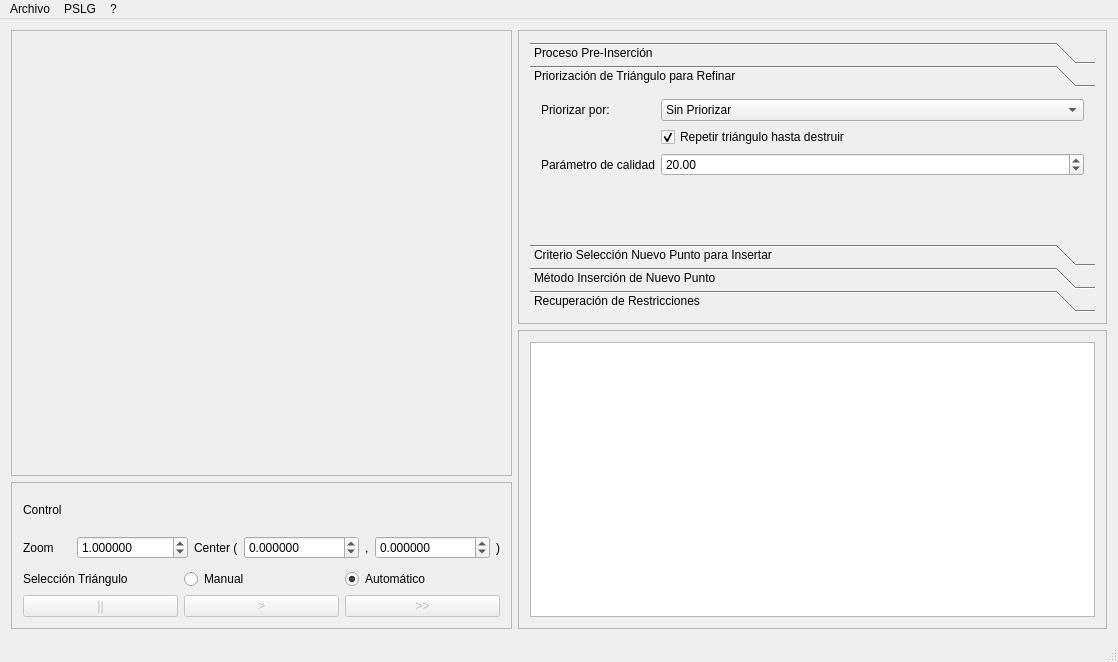
<?xml version="1.0" encoding="UTF-8"?>
<ui version="4.0">
 <class>MainWindow</class>
 <widget class="QMainWindow" name="MainWindow">
  <property name="geometry">
   <rect>
    <x>0</x>
    <y>0</y>
    <width>1118</width>
    <height>662</height>
   </rect>
  </property>
  <property name="sizePolicy">
   <sizepolicy hsizetype="Preferred" vsizetype="Preferred">
    <horstretch>0</horstretch>
    <verstretch>0</verstretch>
   </sizepolicy>
  </property>
  <property name="windowTitle">
   <string>MeshSuite</string>
  </property>
  <widget class="QWidget" name="centralWidget">
   <layout class="QGridLayout" name="gridLayout_4">
    <item row="0" column="0" rowspan="6">
     <widget class="QFrame" name="viewerFrame">
      <property name="frameShape">
       <enum>QFrame::StyledPanel</enum>
      </property>
      <property name="frameShadow">
       <enum>QFrame::Raised</enum>
      </property>
      <layout class="QGridLayout" name="gridLayout_2">
       <item row="0" column="1">
        <layout class="QHBoxLayout" name="glLayout"/>
       </item>
       <item row="0" column="0">
        <spacer name="verticalSpacer">
         <property name="orientation">
          <enum>Qt::Vertical</enum>
         </property>
         <property name="sizeHint" stdset="0">
          <size>
           <width>0</width>
           <height>40</height>
          </size>
         </property>
        </spacer>
       </item>
      </layout>
     </widget>
    </item>
    <item row="6" column="0" rowspan="2">
     <widget class="QFrame" name="controlFrame">
      <property name="frameShape">
       <enum>QFrame::StyledPanel</enum>
      </property>
      <property name="frameShadow">
       <enum>QFrame::Raised</enum>
      </property>
      <layout class="QVBoxLayout" name="verticalLayout">
       <item>
        <widget class="QLabel" name="infoControl">
         <property name="text">
          <string>Control</string>
         </property>
        </widget>
       </item>
       <item>
        <layout class="QHBoxLayout" name="horizontalLayout_3">
         <item>
          <widget class="QLabel" name="scaleLabel">
           <property name="text">
            <string>Zoom     </string>
           </property>
          </widget>
         </item>
         <item>
          <widget class="QDoubleSpinBox" name="scaleSpinBox">
           <property name="decimals">
            <number>6</number>
           </property>
           <property name="minimum">
            <double>0.000001000000000</double>
           </property>
           <property name="maximum">
            <double>1000000005.999999046325684</double>
           </property>
           <property name="singleStep">
            <double>0.500000000000000</double>
           </property>
           <property name="value">
            <double>1.000000000000000</double>
           </property>
          </widget>
         </item>
         <item>
          <widget class="QLabel" name="openCenterLavel">
           <property name="text">
            <string>Center (</string>
           </property>
          </widget>
         </item>
         <item>
          <widget class="QDoubleSpinBox" name="xTranslateDoubleSpinBox">
           <property name="decimals">
            <number>6</number>
           </property>
           <property name="minimum">
            <double>-999999999.000000000000000</double>
           </property>
           <property name="maximum">
            <double>999999999.000000000000000</double>
           </property>
          </widget>
         </item>
         <item>
          <widget class="QLabel" name="commaCenterLabel">
           <property name="text">
            <string>,</string>
           </property>
          </widget>
         </item>
         <item>
          <widget class="QDoubleSpinBox" name="yTranslateDoubleSpinBox">
           <property name="decimals">
            <number>6</number>
           </property>
           <property name="minimum">
            <double>-999999999.000000000000000</double>
           </property>
           <property name="maximum">
            <double>999999999.000000000000000</double>
           </property>
          </widget>
         </item>
         <item>
          <widget class="QLabel" name="closeCenterLabel">
           <property name="text">
            <string>)</string>
           </property>
          </widget>
         </item>
        </layout>
       </item>
       <item>
        <layout class="QHBoxLayout" name="horizontalLayout">
         <item>
          <widget class="QLabel" name="selectionTriangleLabel">
           <property name="text">
            <string>Selección Triángulo</string>
           </property>
          </widget>
         </item>
         <item>
          <widget class="QRadioButton" name="manualRadioButton">
           <property name="text">
            <string>Manual</string>
           </property>
           <property name="shortcut">
            <string>Ctrl+M</string>
           </property>
          </widget>
         </item>
         <item>
          <widget class="QRadioButton" name="automaticRadioButton">
           <property name="text">
            <string>Automático</string>
           </property>
           <property name="shortcut">
            <string>Ctrl+A</string>
           </property>
           <property name="checked">
            <bool>true</bool>
           </property>
          </widget>
         </item>
        </layout>
       </item>
       <item>
        <layout class="QHBoxLayout" name="horizontalLayout_2">
         <item>
          <widget class="QPushButton" name="stopButton">
           <property name="enabled">
            <bool>false</bool>
           </property>
           <property name="text">
            <string>||</string>
           </property>
          </widget>
         </item>
         <item>
          <widget class="QPushButton" name="refineOnceButton">
           <property name="enabled">
            <bool>false</bool>
           </property>
           <property name="text">
            <string>&gt;</string>
           </property>
           <property name="shortcut">
            <string>Ctrl+Shift+Space</string>
           </property>
          </widget>
         </item>
         <item>
          <widget class="QPushButton" name="refineButton">
           <property name="enabled">
            <bool>false</bool>
           </property>
           <property name="text">
            <string>&gt;&gt;</string>
           </property>
           <property name="shortcut">
            <string>Ctrl+Space</string>
           </property>
          </widget>
         </item>
        </layout>
       </item>
      </layout>
     </widget>
    </item>
    <item row="0" column="1" rowspan="4">
     <widget class="QFrame" name="optionFrame">
      <property name="frameShape">
       <enum>QFrame::StyledPanel</enum>
      </property>
      <property name="frameShadow">
       <enum>QFrame::Raised</enum>
      </property>
      <layout class="QVBoxLayout" name="verticalLayout_3">
       <item>
        <widget class="QToolBox" name="optionToolBox">
         <property name="enabled">
          <bool>true</bool>
         </property>
         <property name="currentIndex">
          <number>1</number>
         </property>
         <property name="tabSpacing">
          <number>1</number>
         </property>
         <widget class="QWidget" name="preProcessPage">
          <property name="geometry">
           <rect>
            <x>0</x>
            <y>0</y>
            <width>437</width>
            <height>154</height>
           </rect>
          </property>
          <attribute name="label">
           <string>Proceso Pre-Inserción</string>
          </attribute>
          <layout class="QFormLayout" name="formLayout_2">
           <item row="0" column="0" colspan="2">
            <widget class="QComboBox" name="preProcessComboBox">
             <property name="currentIndex">
              <number>1</number>
             </property>
             <item>
              <property name="text">
               <string>Ninguno</string>
              </property>
             </item>
             <item>
              <property name="text">
               <string>Arreglar Vértices Involucrados</string>
              </property>
             </item>
            </widget>
           </item>
           <item row="1" column="0">
            <widget class="QCheckBox" name="preProcessCheckBox">
             <property name="text">
              <string>Sólo antes de primera inserción</string>
             </property>
             <property name="checked">
              <bool>true</bool>
             </property>
            </widget>
           </item>
          </layout>
         </widget>
         <widget class="QWidget" name="triangleSelectPage">
          <property name="geometry">
           <rect>
            <x>0</x>
            <y>0</y>
            <width>437</width>
            <height>154</height>
           </rect>
          </property>
          <attribute name="label">
           <string>Priorización de Triángulo para Refinar</string>
          </attribute>
          <layout class="QFormLayout" name="formLayout_5">
           <item row="4" column="0">
            <widget class="QLabel" name="label_2">
             <property name="text">
              <string>Parámetro de calidad</string>
             </property>
            </widget>
           </item>
           <item row="4" column="1">
            <widget class="QDoubleSpinBox" name="automaticTriangleSelectionDoubleSpinBox">
             <property name="sizePolicy">
              <sizepolicy hsizetype="Preferred" vsizetype="Preferred">
               <horstretch>0</horstretch>
               <verstretch>0</verstretch>
              </sizepolicy>
             </property>
             <property name="value">
              <double>20.000000000000000</double>
             </property>
            </widget>
           </item>
           <item row="0" column="0">
            <widget class="QLabel" name="label_3">
             <property name="text">
              <string>Priorizar por:</string>
             </property>
            </widget>
           </item>
           <item row="3" column="1">
            <widget class="QCheckBox" name="repeatSelectedTriangleCheckBox">
             <property name="text">
              <string>Repetir triángulo hasta destruir</string>
             </property>
             <property name="checked">
              <bool>true</bool>
             </property>
            </widget>
           </item>
           <item row="0" column="1">
            <widget class="QComboBox" name="automaticTriangleSelectionComboBox">
             <property name="enabled">
              <bool>true</bool>
             </property>
             <property name="sizePolicy">
              <sizepolicy hsizetype="Preferred" vsizetype="Preferred">
               <horstretch>0</horstretch>
               <verstretch>0</verstretch>
              </sizepolicy>
             </property>
             <item>
              <property name="text">
               <string>Sin Priorizar</string>
              </property>
             </item>
             <item>
              <property name="text">
               <string>Ángulo Interno Menor</string>
              </property>
             </item>
             <item>
              <property name="text">
               <string>Arista Más Pequeña</string>
              </property>
             </item>
             <item>
              <property name="text">
               <string>Arista Más Pequeña, Prioridad Bordes</string>
              </property>
             </item>
             <item>
              <property name="text">
               <string>Menor Circunradio</string>
              </property>
             </item>
             <item>
              <property name="text">
               <string>Largo Borde</string>
              </property>
             </item>
            </widget>
           </item>
          </layout>
         </widget>
         <widget class="QWidget" name="newPointPage">
          <property name="geometry">
           <rect>
            <x>0</x>
            <y>0</y>
            <width>437</width>
            <height>154</height>
           </rect>
          </property>
          <attribute name="label">
           <string>Criterio Selección Nuevo Punto para Insertar</string>
          </attribute>
          <layout class="QFormLayout" name="formLayout_3">
           <property name="fieldGrowthPolicy">
            <enum>QFormLayout::AllNonFixedFieldsGrow</enum>
           </property>
           <item row="0" column="0">
            <widget class="QLabel" name="label">
             <property name="text">
              <string>Método para Nuevo Punto:</string>
             </property>
            </widget>
           </item>
           <item row="2" column="0" colspan="2">
            <widget class="QComboBox" name="newPointMethodComboBox">
             <property name="currentIndex">
              <number>0</number>
             </property>
             <item>
              <property name="text">
               <string>Lepp - Bisección</string>
              </property>
             </item>
             <item>
              <property name="text">
               <string>Circuncentro - Delaunay</string>
              </property>
             </item>
             <item>
              <property name="text">
               <string>Lepp - Punto Medio - Delaunay</string>
              </property>
             </item>
             <item>
              <property name="text">
               <string>Lepp - Centroide</string>
              </property>
             </item>
             <item>
              <property name="text">
               <string>Off-Center - Delaunay</string>
              </property>
             </item>
             <item>
              <property name="text">
               <string>Lepp - Circuncentro - Delaunay</string>
              </property>
             </item>
            </widget>
           </item>
          </layout>
         </widget>
         <widget class="QWidget" name="insertionPage">
          <property name="geometry">
           <rect>
            <x>0</x>
            <y>0</y>
            <width>437</width>
            <height>154</height>
           </rect>
          </property>
          <attribute name="label">
           <string>Método Inserción de Nuevo Punto</string>
          </attribute>
          <layout class="QFormLayout" name="formLayout">
           <property name="fieldGrowthPolicy">
            <enum>QFormLayout::AllNonFixedFieldsGrow</enum>
           </property>
           <item row="0" column="1">
            <widget class="QComboBox" name="insideNewPointCaseComboBox">
             <property name="currentIndex">
              <number>1</number>
             </property>
             <item>
              <property name="text">
               <string>Inserción Básica</string>
              </property>
             </item>
             <item>
              <property name="text">
               <string>Flip Diagonal (Delaunay)</string>
              </property>
             </item>
             <item>
              <property name="text">
               <string>Cavity (Delaunay)</string>
              </property>
             </item>
            </widget>
           </item>
          </layout>
         </widget>
         <widget class="QWidget" name="restrictionRecoveryPage">
          <property name="geometry">
           <rect>
            <x>0</x>
            <y>0</y>
            <width>437</width>
            <height>154</height>
           </rect>
          </property>
          <attribute name="label">
           <string>Recuperación de Restricciones</string>
          </attribute>
          <layout class="QFormLayout" name="formLayout_4">
           <item row="0" column="0" colspan="2">
            <widget class="QComboBox" name="algorithmComboBox">
             <item>
              <property name="text">
               <string>No Recuperar</string>
              </property>
             </item>
             <item>
              <property name="text">
               <string>Recuperar por Unión</string>
              </property>
             </item>
             <item>
              <property name="text">
               <string>Recupearación Completa</string>
              </property>
             </item>
            </widget>
           </item>
          </layout>
         </widget>
        </widget>
       </item>
      </layout>
     </widget>
    </item>
    <item row="4" column="1" rowspan="4">
     <widget class="QFrame" name="frame">
      <property name="frameShape">
       <enum>QFrame::StyledPanel</enum>
      </property>
      <property name="frameShadow">
       <enum>QFrame::Raised</enum>
      </property>
      <layout class="QVBoxLayout" name="verticalLayout_2">
       <item>
        <widget class="QTextEdit" name="infoTextEdit">
         <property name="sizePolicy">
          <sizepolicy hsizetype="Expanding" vsizetype="Expanding">
           <horstretch>0</horstretch>
           <verstretch>0</verstretch>
          </sizepolicy>
         </property>
        </widget>
       </item>
      </layout>
     </widget>
    </item>
   </layout>
  </widget>
  <widget class="QMenuBar" name="menuBar">
   <property name="geometry">
    <rect>
     <x>0</x>
     <y>0</y>
     <width>1118</width>
     <height>23</height>
    </rect>
   </property>
   <widget class="QMenu" name="menuFile">
    <property name="title">
     <string>Archivo</string>
    </property>
    <addaction name="actionExit"/>
   </widget>
   <widget class="QMenu" name="menuMesh">
    <property name="title">
     <string>PSLG</string>
    </property>
    <addaction name="actionLoad"/>
    <addaction name="actionReload"/>
   </widget>
   <widget class="QMenu" name="menuHelp">
    <property name="title">
     <string>?</string>
    </property>
    <addaction name="actionAbout"/>
   </widget>
   <addaction name="menuFile"/>
   <addaction name="menuMesh"/>
   <addaction name="menuHelp"/>
  </widget>
  <widget class="QStatusBar" name="statusBar"/>
  <action name="actionNew">
   <property name="text">
    <string>Nueva</string>
   </property>
  </action>
  <action name="actionOpen">
   <property name="text">
    <string>Abrir...</string>
   </property>
  </action>
  <action name="actionSave">
   <property name="text">
    <string>Guardar</string>
   </property>
  </action>
  <action name="actionExit">
   <property name="text">
    <string>Salir</string>
   </property>
   <property name="shortcut">
    <string>Ctrl+W</string>
   </property>
  </action>
  <action name="actionLoad">
   <property name="text">
    <string>Cargar...</string>
   </property>
   <property name="toolTip">
    <string>Cargar Malla</string>
   </property>
   <property name="shortcut">
    <string>Ctrl+L</string>
   </property>
  </action>
  <action name="actionReload">
   <property name="text">
    <string>Recargar</string>
   </property>
   <property name="shortcut">
    <string>Ctrl+R</string>
   </property>
  </action>
  <action name="actionSaveAs">
   <property name="text">
    <string>Guardar como...</string>
   </property>
  </action>
  <action name="actionAbout">
   <property name="text">
    <string>Acerca...</string>
   </property>
  </action>
 </widget>
 <layoutdefault spacing="6" margin="11"/>
 <tabstops>
  <tabstop>refineOnceButton</tabstop>
  <tabstop>stopButton</tabstop>
  <tabstop>refineButton</tabstop>
 </tabstops>
 <resources/>
 <connections/>
 <slots>
  <slot>on_refineOnce_clicked()</slot>
 </slots>
</ui>
